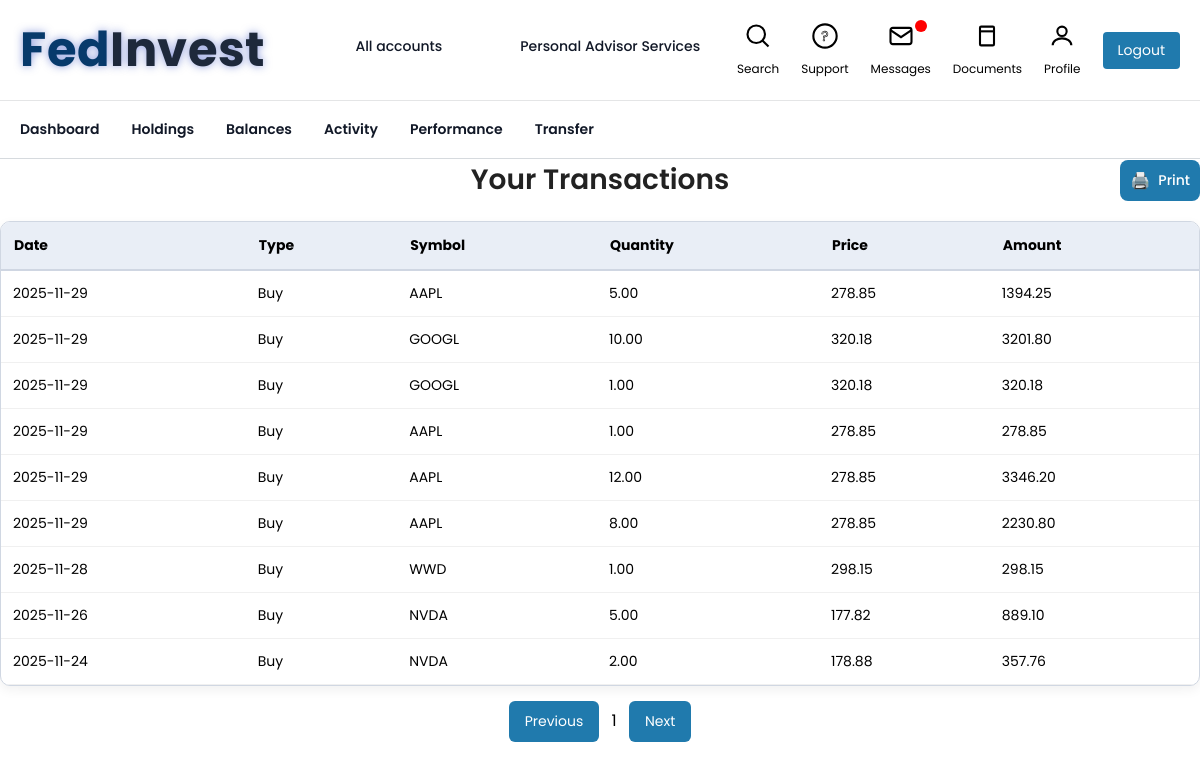
The app's page /transactions/ (signed in) with its own data.
### app1/models.py (models this page shows, shortened)
class Transaction(models.Model):
    TRANSACTION_TYPES = [
        ('BUY', 'Buy'),
        ('SELL', 'Sell'),
        ('DEPOSIT', 'Deposit'),
        ('WITHDRAW', 'Withdraw'),
        ('DIVIDEND', 'Dividend'),
    ]
    user = models.ForeignKey(User, on_delete=models.CASCADE, related_name='transactions')
    transaction_type = models.CharField(max_length=10, choices=TRANSACTION_TYPES)
    stock_symbol = models.CharField(max_length=10, blank=True, null=True)
    quantity = models.DecimalField(max_digits=12, decimal_places=2, null=True, blank=True)
    price_per_share = models.DecimalField(max_digits=12, decimal_places=2, null=True, blank=True)
    amount = models.DecimalField(max_digits=14, decimal_places=2, blank=True, null=True)
    date = models.DateTimeField(auto_now_add=True)  # creation timestamp
    notes = models.TextField(blank=True, null=True)
    objects = TransactionManager()  # your custom manager
    class Meta:
        ordering = ['-date']

### app1/views.py (the view, shortened to what this page needs)
# urls.py: path('transactions/', views.transactions, name='transactions'),
@login_required(login_url='login')
def transactions(request):
    cutoff_time = timezone.now() - timedelta(minutes=2)
    user_transactions = Transaction.objects.filter(
        user=request.user,
        date__lte=cutoff_time
    ).order_by('-date')
    return render(request, 'transactions.html', {
        'transactions': user_transactions
    })

### templates/transactions.html (shortened to what this page needs)
{% load static %}
<!DOCTYPE html>
<html lang="en">
<head>
  <link rel="stylesheet" href="{% static 'css/style.css' %}">
</head>
<body>
  <div class="top-nav">
    <div class="top-nav-container">
        <div class="nav-left">
            <div class="logo">
                <h1 class="logo">
                    <span class="f">F</span>
                    <span class="e">e</span>
                    <span class="d">d</span>
                    <span class="i">I</span>
                    <span class="n">n</span>
                    <span class="v">v</span>
                    <span class="e2">e</span>
                    <span class="s">s</span>
                    <span class="t">t</span>
                </h1>
            </div>
            <nav class="main-nav">
                <a href="{% url 'holdings' %}" class="active erbtn">All accounts</a>
                <a href="#" class="erbtn">Personal Advisor Services</a>
            </nav>
        </div>
        <div class="nav-right">
            <a href="#" class="nav-item erbtn">
                <svg viewBox="0 0 24 24">
                    <circle cx="10.5" cy="10.5" r="7.5"></circle>
                    <line x1="21" y1="21" x2="15.8" y2="15.8"></line>
                </svg>
                <span>Search</span>
            </a>
            <a href="#" class="nav-item erbtn">
                <svg viewBox="0 0 24 24">
                    <circle cx="12" cy="12" r="10"></circle>
                    <text x="12" y="16" font-size="12" text-anchor="middle" fill="none" stroke="#000" stroke-width="0.5">?</text>
                </svg>
                <span>Support</span>
            </a>
            <a href="{% url 'messages' %}" class="nav-item erbtn">
                <svg viewBox="0 0 24 24">
                    <rect x="3" y="5" width="18" height="14" rx="2" ry="2"></rect>
                    <polyline points="3,7 12,13 21,7"></polyline>
                </svg>
                <div class="badge"></div>
                <span>Messages</span>
            </a>
            <a href="{% url 'legal_documents' %}" class="nav-item erbtn">
                <svg viewBox="0 0 24 24">
                    <rect x="6" y="4" width="12" height="16" rx="1"></rect>
                    <line x1="6" y1="8" x2="18" y2="8"></line>
                </svg>
                <span>Documents</span>
            </a>
            <a href="{% url 'get_profile' request.user.id %}" class="nav-item erbtn">
                <svg viewBox="0 0 24 24">
                    <circle cx="12" cy="8" r="4"></circle>
                    <path d="M4 20c0-4 4-6 8-6s8 2 8 6"></path>
                </svg>
                <span>Profile</span>
            </a>
            <a href="{% url 'logout' %}" class="logout-btn">Logout</a>
        </div>
    </div>
</div>
<div class="secondary-nav">
    <div class="secondary-nav-container">
        <nav>
            <a class="erbtn" href="{% url 'dashboard' %}">Dashboard</a>
            <a class="erbtn" href="{% url 'holdings' %}">Holdings</a>
            <a class="erbtn" href="{% url 'balance' %}">Balances</a>
            <a class="erbtn" href="{% url 'activity' %}">Activity</a>
            <a class="erbtn" href="{% url 'portfolio' %}">Performance</a>
             <a class="erbtn" href="{% url 'transfer' %}">Transfer</a>
        </nav>
    </div>
</div>
<div class="transactions-header">
    <h1>Your Transactions</h1>
     <button class="print-btn" onclick="printTable()">
        <span class="print-icon">🖨️</span> Print
    </button>
</div>
  <div class="table-wrapper">
    <table id="transactionsTable">
      <thead>
        <tr>
          <th>Date</th>
          <th>Type</th>
          <th>Symbol</th>
          <th>Quantity</th>
          <th>Price</th>
          <th>Amount</th>
        </tr>
      </thead>
      <tbody id="tableBody">
        {% for t in transactions %}
        <tr>
          <td>{{ t.date|date:"Y-m-d" }}</td>
          <td>{{ t.get_transaction_type_display }}</td>
          <td>{{ t.stock_symbol|default:"—" }}</td>
          <td>{{ t.quantity|default:"—" }}</td>
          <td>{{ t.price_per_share|default:"—" }}</td>
          <td>{{ t.amount|floatformat:2 }}</td>
        </tr>
        {% empty %}
        <tr>
          <td colspan="6" style="text-align:center;">No transactions yet.</td>
        </tr>
        {% endfor %}
      </tbody>
    </table>
  </div>
<div class="pagination">
  <button onclick="prevPage()">Previous</button>
  <span id="pageNum">1</span>
  <button onclick="nextPage()">Next</button>
</div>
</body>
</html>

### static/css/style.css (style rules this page uses)
* { margin: 0; padding: 0; box-sizing: border-box; font-family: 'Poppins', sans-serif; }
.logo { font-family: 'Nunito', sans-serif; font-weight: 700; font-size: 48px; display: inline-flex; letter-spacing: 0.5px; color: #073A6B; text-shadow: 0 0 8px rgba(35, 64, 190, 0.5); width: 500px; }
.logo span:nth-child(n+4) { color: #1E293B; }
.logo span { display: inline-block; transform-origin: center; }
.logo span:nth-child(1) { transform: rotate(-3deg) translateY(2px); }
.logo span:nth-child(2) { transform: rotate(2deg) translateY(-1px); }
.logo span:nth-child(3) { transform: rotate(-1deg) translateY(1px); }
.logo span:nth-child(4) { transform: rotate(1deg) translateY(-3px); }
.logo span:nth-child(5) { transform: rotate(-2deg) translateY(2px); }
.logo span:nth-child(6) { transform: rotate(3deg) translateY(-1px); }
.logo span:nth-child(7) { transform: rotate(-1deg) translateY(1px); }
.logo span:nth-child(8) { transform: rotate(2deg) translateY(-2px); }
.logo span:nth-child(9) { transform: rotate(-1deg) translateY(1px); }
.logo span { display: inline-block; animation: scatterReveal 0.6s ease-out forwards; }
.logo span:nth-child(1) { animation-delay: 0.05s; }
.logo span:nth-child(2) { animation-delay: 0.1s; }
.logo span:nth-child(3) { animation-delay: 0.15s; }
.top-nav { border-bottom: 1px solid #e4e5e6; background: #fff; }
.top-nav-container { max-width: 1200px; margin: 0 auto; padding: 14px 20px; display: flex; justify-content: space-between; align-items: center; gap: 24px; }
.nav-left { display: flex; align-items: center; gap: 40px; }
.main-nav { display: flex; flex-wrap: nowrap; gap: 28px; }
.main-nav a { text-decoration: none; font-size: 0.875rem; font-weight: 500; color: #111827; padding-bottom: 4px; border-bottom: 3px solid transparent; transition: 0.25s ease; white-space: nowrap; padding-left: 50px; }
.nav-right { display: flex; align-items: center; gap: 22px; }
.nav-item { display: flex; align-items: center; gap: 6px; text-decoration: none; color: #111827; font-size: 0.85rem; }
.nav-item svg { width: 20px; height: 20px; stroke: #374151; fill: none; stroke-width: 1.6; }
.badge { width: 8px; height: 8px; background: #dc2626; border-radius: 50%; margin-left: -12px; }
.logout-btn { padding: 6px 14px; border-radius: 6px; background: #ef4444; color: white !important; font-size: 0.8rem; text-decoration: none; transition: 0.2s ease; }
.secondary-nav { background: #fff; border-bottom: 1px solid #d6dade; }
.secondary-nav-container { max-width: 1200px; margin: 0 auto; padding: 0 20px; }
.secondary-nav nav { display: flex; gap: 32px; }
.secondary-nav a { text-decoration: none; font-size: 0.875rem; font-weight: 600; color: #111827; padding: 18px 0; transition: 0.25s; }
.erbtn { font-family: "Poppins", sans-serif; }
.nav-item { display: flex; flex-direction: column; align-items: center; text-decoration: none; color: #000; font-size: 12px; position: relative; transition: color 0.2s, font-weight 0.2s; }
.nav-item svg { width: 28px; height: 28px; stroke: #000; stroke-width: 1.8; fill: none; margin-bottom: 4px; transition: stroke 0.2s; }
.badge { position: absolute; top: -2px; right: 4px; width: 12px; height: 12px; background-color: red; border-radius: 50%; }
.logout-btn { top: 18px; right: 30px; background: #207aadff; color: #fff; border: none; border-radius: 4px; padding: 8px 15px; text-decoration: none; cursor: pointer; font-size: 14px; transition: background 0.2s; }
.logo { font-family: 'Nunito', sans-serif; font-weight: 700; font-size: 48px; display: inline-flex; letter-spacing: 0.5px; color: #073A6B; text-shadow: 0 0 8px rgba(35, 64, 190, 0.5); width: 50%; }
.logo span { transform-origin: center; }

### records on screen
Transaction: date "2025-11-29", transaction_type "Buy", stock_symbol "AAPL", quantity "5.00", price_per_share "278.85", amount "1394.25"
Transaction: date "2025-11-29", transaction_type "Buy", stock_symbol "GOOGL", quantity "10.00", price_per_share "320.18", amount "3201.80"
Transaction: date "2025-11-29", transaction_type "Buy", stock_symbol "GOOGL", quantity "1.00", price_per_share "320.18", amount "320.18"
Transaction: date "2025-11-29", transaction_type "Buy", stock_symbol "AAPL", quantity "1.00", price_per_share "278.85", amount "278.85"
Transaction: date "2025-11-29", transaction_type "Buy", stock_symbol "AAPL", quantity "12.00", price_per_share "278.85", amount "3346.20"
Transaction: date "2025-11-29", transaction_type "Buy", stock_symbol "AAPL", quantity "8.00", price_per_share "278.85", amount "2230.80"
Transaction: date "2025-11-28", transaction_type "Buy", stock_symbol "WWD", quantity "1.00", price_per_share "298.15", amount "298.15"
Transaction: date "2025-11-26", transaction_type "Buy", stock_symbol "NVDA", quantity "5.00", price_per_share "177.82", amount "889.10"
Transaction: date "2025-11-24", transaction_type "Buy", stock_symbol "NVDA", quantity "2.00", price_per_share "178.88", amount "357.76"
